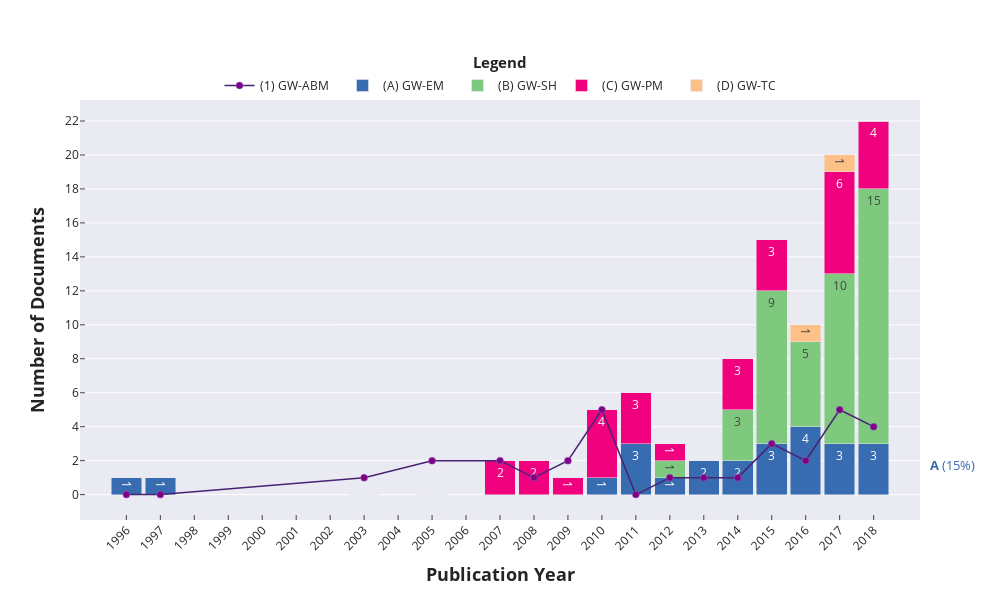
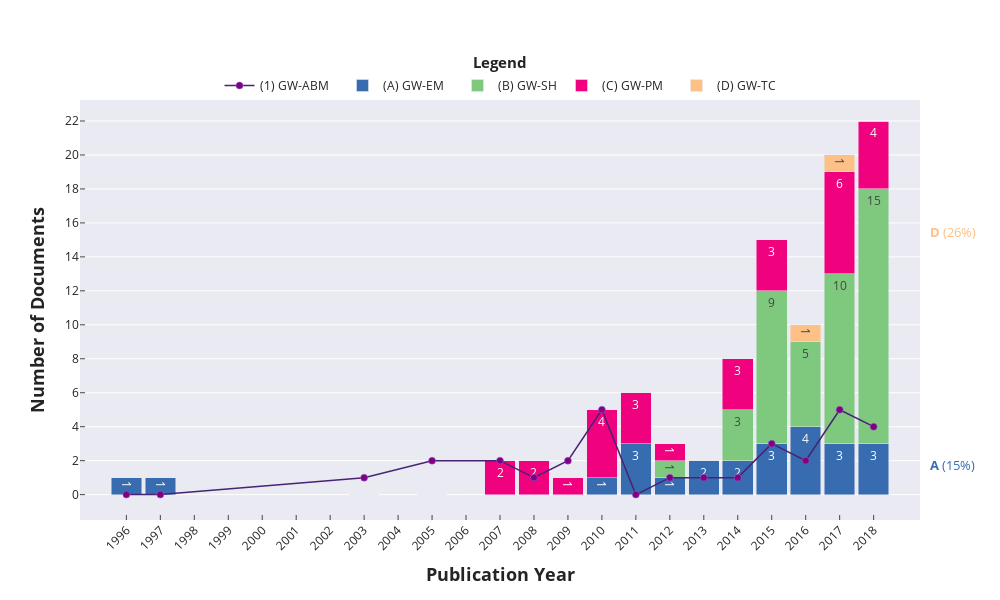
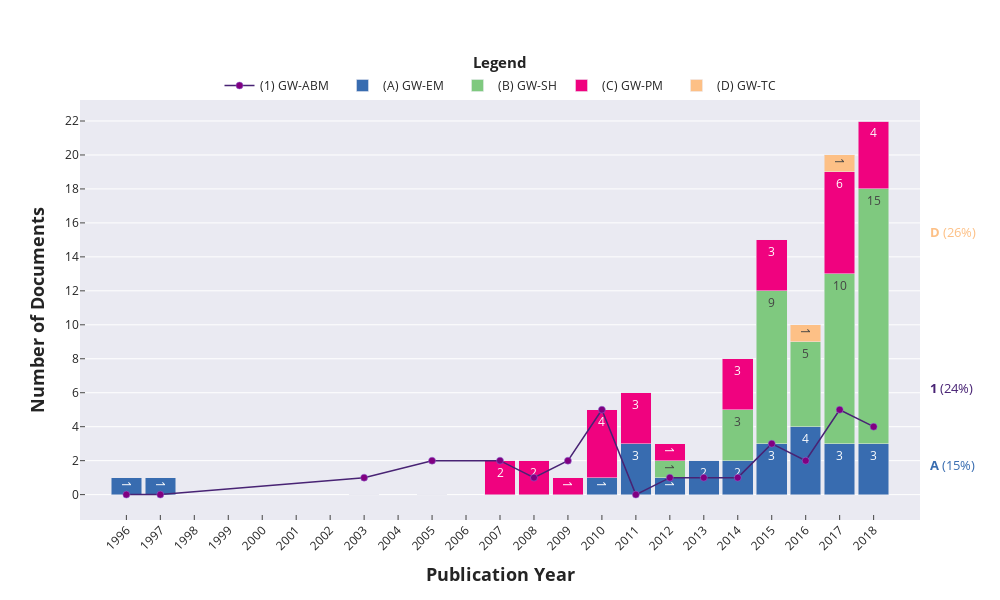
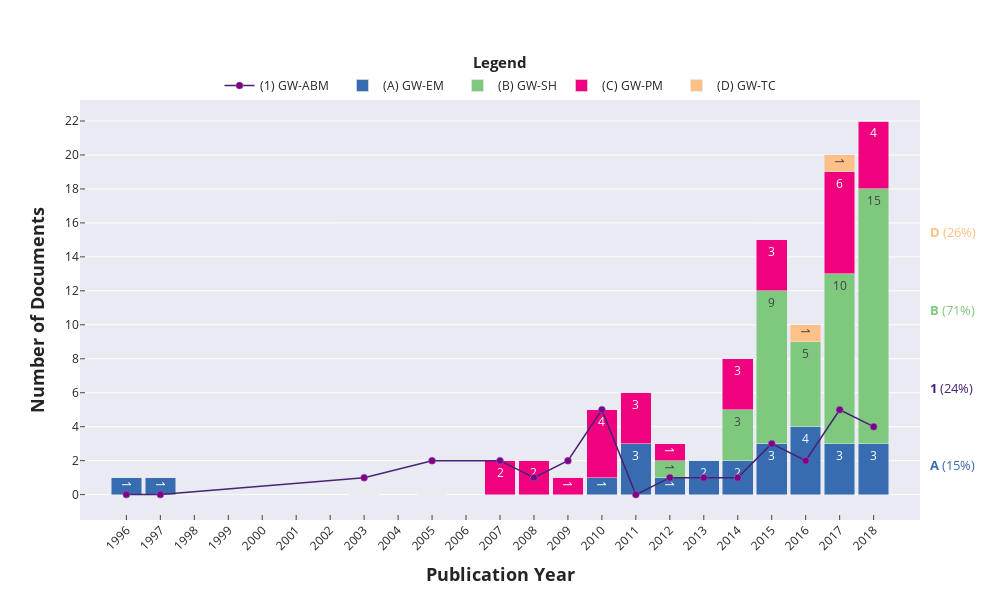

Notebook code cell kept with these figures, in order:
### Code cell
%config InlineBackend.figure_format ='retina'
years = list(range(1996, 2019))

trace1 = go.Bar(
                x = concat.index.values,
                y = concat["SH Count"],
                name = "(B) GW-SH",
                marker_color = colour_list[0],
                #width=0.3            
                text = concat['SH Count'])
                #textposition = "auto"

trace2 = go.Bar(
                x = concat.index.values,
                y = concat["TC Count"],
                name = "(D) GW-TC",
                marker_color = colour_list[1],
                text = concat['TC Count'])

trace3 = go.Bar(
                x = concat.index.values,
                y = concat['PM Count'],
                name = "(C) GW-PM   ",
                marker_color = colour_list[3],
                text = concat['PM Count'])


trace4 = go.Bar(
                x = concat.index.values,
                y = concat['EM Count'],
                name = '(A) GW-EM   ',
                marker_color = colour_list[2],
                text = concat['EM Count'])

trace5 = go.Scatter(
                x = concat.index.values,
                y = concat["GW_ABM Count"],
                mode = 'lines+markers',
                name = "(1) GW-ABM   ",
                text = concat['GW_ABM Count'],
                line = dict(color='rgb(72, 35, 116)', width=1.5),
                marker=dict(color='Purple',size=7,line=dict(color='MediumPurple',width=0.5)))

data = [trace5, trace4, trace1, trace3, trace2]

layout = go.Layout(width= 1000, height= 600,
              xaxis= dict(title= '<b>Publication Year<b>',ticklen= 5,tick0=1996,tickvals=years,zeroline=False,ticks = "inside", title_font=dict(size=18), showline=False, linewidth=1, linecolor='black', tickangle=-45, showgrid=False),
              yaxis= dict(title= '<b>Number of Documents<b>',tick0 = 0,dtick = 2,ticklen= 5,zeroline=False, ticks = "inside", title_font=dict(size=18),showline=False, linewidth=1, linecolor='black'),
              showlegend = True, legend=dict(traceorder='normal',orientation='h',yanchor='bottom',xanchor='center',y=1,x=0.5),
              annotations=[dict(x=0.5,y=1.12,align="right",valign="top",text='<b>Legend<b>',font=dict(size=15),showarrow=False,
              xref="paper",yref="paper",xanchor="center",yanchor="top")],template="seaborn",
              barmode='stack',bargap=0.1)
             
            
fig = go.Figure(data = data, layout = layout)

# EM = 3
fig.add_annotation(
    go.layout.Annotation(xref='paper',yref="paper",x=1.01,y=0.13,xanchor='left', yanchor='middle', text='<b>A</b> (15%)',font=dict(size=13,color=colour_list[2]),showarrow=False))
#fig.add_shape(
#        # Line Diagonal
#        go.layout.Shape(type="line",xref='paper',yref="paper",x0=0.945,x1=1.007,y1=0.13,y0=0.13,line=dict(color="rgb(31,119,180)",width=2)))
#

# TC = 6
fig.add_annotation(
    go.layout.Annotation(xref='paper',yref="paper",x=1.01,y=0.685,xanchor='left', yanchor='middle', text='<b>D</b> (26%)',font=dict(size=13,color=colour_list[1]),showarrow=False))

# GWABM = 2
fig.add_annotation(
    go.layout.Annotation(xref='paper',yref="paper",x=1.01,y=0.315,xanchor='left', yanchor='middle', text='<b>1</b> (24%)',font=dict(size=13,color='rgb(72, 35, 116)'),showarrow=False))

# SH = 4
fig.add_annotation(
    go.layout.Annotation(xref='paper',yref="paper",x=1.01,y=0.5,xanchor='left', yanchor='middle', text='<b>B</b> (71%)',font=dict(size=13,color=colour_list[0]),showarrow=False))

# PM = 5
fig.add_annotation(
    go.layout.Annotation(xref='paper',yref="paper",x=1.01,y=0.87,xanchor='left', yanchor='middle', text='<b>C</b> (25%)',font=dict(size=13,color=colour_list[3]),showarrow=False))



url = plot(fig, validate=False)
url
#"plotly", "plotly_white", "plotly_dark", "ggplot2", "seaborn", "simple_white", "none"

### Figure 1 — Plotly figure (JSON) as saved in the notebook; plotly's stock layout.template omitted (floating-point values rounded to 4 significant figures)
{"data": [{"line": {"color": "rgb(72, 35, 116)", "width": 1.5}, "marker": {"color": "Purple", "line": {"color": "MediumPurple", "width": 0.5}, "size": 7}, "mode": "lines+markers", "name": "(1) GW-ABM   ", "text": [0, 0, 1, 2, 2, 1, 2, 5, 0, 1, 1, 1, 3, 2, 5, 4], "type": "scatter", "x": [1996, 1997, 2003, 2005, 2007, 2008, 2009, 2010, 2011, 2012, 2013, 2014, 2015, 2016, 2017, 2018], "y": [0, 0, 1, 2, 2, 1, 2, 5, 0, 1, 1, 1, 3, 2, 5, 4]}, {"marker": {"color": "rgb(56, 108, 176)"}, "name": "(A) GW-EM   ", "text": [1, 1, 0, 0, 0, 0, 0, 1, 3, 1, 2, 2, 3, 4, 3, 3], "type": "bar", "x": [1996, 1997, 2003, 2005, 2007, 2008, 2009, 2010, 2011, 2012, 2013, 2014, 2015, 2016, 2017, 2018], "y": [1, 1, 0, 0, 0, 0, 0, 1, 3, 1, 2, 2, 3, 4, 3, 3]}, {"marker": {"color": "rgb(127, 201, 127)"}, "name": "(B) GW-SH", "text": [0, 0, 0, 0, 0, 0, 0, 0, 0, 1, 0, 3, 9, 5, 10, 15], "type": "bar", "x": [1996, 1997, 2003, 2005, 2007, 2008, 2009, 2010, 2011, 2012, 2013, 2014, 2015, 2016, 2017, 2018], "y": [0, 0, 0, 0, 0, 0, 0, 0, 0, 1, 0, 3, 9, 5, 10, 15]}, {"marker": {"color": "rgb(240, 2, 127)"}, "name": "(C) GW-PM   ", "text": [0, 0, 0, 0, 2, 2, 1, 4, 3, 1, 0, 3, 3, 0, 6, 4], "type": "bar", "x": [1996, 1997, 2003, 2005, 2007, 2008, 2009, 2010, 2011, 2012, 2013, 2014, 2015, 2016, 2017, 2018], "y": [0, 0, 0, 0, 2, 2, 1, 4, 3, 1, 0, 3, 3, 0, 6, 4]}, {"marker": {"color": "rgb(253, 192, 134)"}, "name": "(D) GW-TC", "text": [0, 0, 0, 0, 0, 0, 0, 0, 0, 0, 0, 0, 0, 1, 1, 0], "type": "bar", "x": [1996, 1997, 2003, 2005, 2007, 2008, 2009, 2010, 2011, 2012, 2013, 2014, 2015, 2016, 2017, 2018], "y": [0, 0, 0, 0, 0, 0, 0, 0, 0, 0, 0, 0, 0, 1, 1, 0]}], "layout": {"annotations": [{"align": "right", "font": {"size": 15}, "showarrow": false, "text": "<b>Legend<b>", "valign": "top", "x": 0.5, "xanchor": "center", "xref": "paper", "y": 1.12, "yanchor": "top", "yref": "paper"}, {"font": {"color": "rgb(56, 108, 176)", "size": 13}, "showarrow": false, "text": "<b>A</b> (15%)", "x": 1.01, "xanchor": "left", "xref": "paper", "y": 0.13, "yanchor": "middle", "yref": "paper"}], "bargap": 0.1, "barmode": "stack", "height": 600, "legend": {"orientation": "h", "traceorder": "normal", "x": 0.5, "xanchor": "center", "y": 1, "yanchor": "bottom"}, "showlegend": true, "width": 1000, "xaxis": {"linecolor": "black", "linewidth": 1, "showgrid": false, "showline": false, "tick0": 1996, "tickangle": -45, "ticklen": 5, "ticks": "inside", "tickvals": [1996, 1997, 1998, 1999, 2000, 2001, 2002, 2003, 2004, 2005, 2006, 2007, 2008, 2009, 2010, 2011, 2012, 2013, 2014, 2015, 2016, 2017, 2018], "title": {"font": {"size": 18}, "text": "<b>Publication Year<b>"}, "zeroline": false}, "yaxis": {"dtick": 2, "linecolor": "black", "linewidth": 1, "showline": false, "tick0": 0, "ticklen": 5, "ticks": "inside", "title": {"font": {"size": 18}, "text": "<b>Number of Documents<b>"}, "zeroline": false}}}

### Figure 2 — Plotly figure (JSON) as saved in the notebook; plotly's stock layout.template omitted (floating-point values rounded to 4 significant figures)
{"data": [{"line": {"color": "rgb(72, 35, 116)", "width": 1.5}, "marker": {"color": "Purple", "line": {"color": "MediumPurple", "width": 0.5}, "size": 7}, "mode": "lines+markers", "name": "(1) GW-ABM   ", "text": [0, 0, 1, 2, 2, 1, 2, 5, 0, 1, 1, 1, 3, 2, 5, 4], "type": "scatter", "x": [1996, 1997, 2003, 2005, 2007, 2008, 2009, 2010, 2011, 2012, 2013, 2014, 2015, 2016, 2017, 2018], "y": [0, 0, 1, 2, 2, 1, 2, 5, 0, 1, 1, 1, 3, 2, 5, 4]}, {"marker": {"color": "rgb(56, 108, 176)"}, "name": "(A) GW-EM   ", "text": [1, 1, 0, 0, 0, 0, 0, 1, 3, 1, 2, 2, 3, 4, 3, 3], "type": "bar", "x": [1996, 1997, 2003, 2005, 2007, 2008, 2009, 2010, 2011, 2012, 2013, 2014, 2015, 2016, 2017, 2018], "y": [1, 1, 0, 0, 0, 0, 0, 1, 3, 1, 2, 2, 3, 4, 3, 3]}, {"marker": {"color": "rgb(127, 201, 127)"}, "name": "(B) GW-SH", "text": [0, 0, 0, 0, 0, 0, 0, 0, 0, 1, 0, 3, 9, 5, 10, 15], "type": "bar", "x": [1996, 1997, 2003, 2005, 2007, 2008, 2009, 2010, 2011, 2012, 2013, 2014, 2015, 2016, 2017, 2018], "y": [0, 0, 0, 0, 0, 0, 0, 0, 0, 1, 0, 3, 9, 5, 10, 15]}, {"marker": {"color": "rgb(240, 2, 127)"}, "name": "(C) GW-PM   ", "text": [0, 0, 0, 0, 2, 2, 1, 4, 3, 1, 0, 3, 3, 0, 6, 4], "type": "bar", "x": [1996, 1997, 2003, 2005, 2007, 2008, 2009, 2010, 2011, 2012, 2013, 2014, 2015, 2016, 2017, 2018], "y": [0, 0, 0, 0, 2, 2, 1, 4, 3, 1, 0, 3, 3, 0, 6, 4]}, {"marker": {"color": "rgb(253, 192, 134)"}, "name": "(D) GW-TC", "text": [0, 0, 0, 0, 0, 0, 0, 0, 0, 0, 0, 0, 0, 1, 1, 0], "type": "bar", "x": [1996, 1997, 2003, 2005, 2007, 2008, 2009, 2010, 2011, 2012, 2013, 2014, 2015, 2016, 2017, 2018], "y": [0, 0, 0, 0, 0, 0, 0, 0, 0, 0, 0, 0, 0, 1, 1, 0]}], "layout": {"annotations": [{"align": "right", "font": {"size": 15}, "showarrow": false, "text": "<b>Legend<b>", "valign": "top", "x": 0.5, "xanchor": "center", "xref": "paper", "y": 1.12, "yanchor": "top", "yref": "paper"}, {"font": {"color": "rgb(56, 108, 176)", "size": 13}, "showarrow": false, "text": "<b>A</b> (15%)", "x": 1.01, "xanchor": "left", "xref": "paper", "y": 0.13, "yanchor": "middle", "yref": "paper"}, {"font": {"color": "rgb(253, 192, 134)", "size": 13}, "showarrow": false, "text": "<b>D</b> (26%)", "x": 1.01, "xanchor": "left", "xref": "paper", "y": 0.685, "yanchor": "middle", "yref": "paper"}], "bargap": 0.1, "barmode": "stack", "height": 600, "legend": {"orientation": "h", "traceorder": "normal", "x": 0.5, "xanchor": "center", "y": 1, "yanchor": "bottom"}, "showlegend": true, "width": 1000, "xaxis": {"linecolor": "black", "linewidth": 1, "showgrid": false, "showline": false, "tick0": 1996, "tickangle": -45, "ticklen": 5, "ticks": "inside", "tickvals": [1996, 1997, 1998, 1999, 2000, 2001, 2002, 2003, 2004, 2005, 2006, 2007, 2008, 2009, 2010, 2011, 2012, 2013, 2014, 2015, 2016, 2017, 2018], "title": {"font": {"size": 18}, "text": "<b>Publication Year<b>"}, "zeroline": false}, "yaxis": {"dtick": 2, "linecolor": "black", "linewidth": 1, "showline": false, "tick0": 0, "ticklen": 5, "ticks": "inside", "title": {"font": {"size": 18}, "text": "<b>Number of Documents<b>"}, "zeroline": false}}}

### Figure 3 — Plotly figure (JSON) as saved in the notebook; plotly's stock layout.template omitted (floating-point values rounded to 4 significant figures)
{"data": [{"line": {"color": "rgb(72, 35, 116)", "width": 1.5}, "marker": {"color": "Purple", "line": {"color": "MediumPurple", "width": 0.5}, "size": 7}, "mode": "lines+markers", "name": "(1) GW-ABM   ", "text": [0, 0, 1, 2, 2, 1, 2, 5, 0, 1, 1, 1, 3, 2, 5, 4], "type": "scatter", "x": [1996, 1997, 2003, 2005, 2007, 2008, 2009, 2010, 2011, 2012, 2013, 2014, 2015, 2016, 2017, 2018], "y": [0, 0, 1, 2, 2, 1, 2, 5, 0, 1, 1, 1, 3, 2, 5, 4]}, {"marker": {"color": "rgb(56, 108, 176)"}, "name": "(A) GW-EM   ", "text": [1, 1, 0, 0, 0, 0, 0, 1, 3, 1, 2, 2, 3, 4, 3, 3], "type": "bar", "x": [1996, 1997, 2003, 2005, 2007, 2008, 2009, 2010, 2011, 2012, 2013, 2014, 2015, 2016, 2017, 2018], "y": [1, 1, 0, 0, 0, 0, 0, 1, 3, 1, 2, 2, 3, 4, 3, 3]}, {"marker": {"color": "rgb(127, 201, 127)"}, "name": "(B) GW-SH", "text": [0, 0, 0, 0, 0, 0, 0, 0, 0, 1, 0, 3, 9, 5, 10, 15], "type": "bar", "x": [1996, 1997, 2003, 2005, 2007, 2008, 2009, 2010, 2011, 2012, 2013, 2014, 2015, 2016, 2017, 2018], "y": [0, 0, 0, 0, 0, 0, 0, 0, 0, 1, 0, 3, 9, 5, 10, 15]}, {"marker": {"color": "rgb(240, 2, 127)"}, "name": "(C) GW-PM   ", "text": [0, 0, 0, 0, 2, 2, 1, 4, 3, 1, 0, 3, 3, 0, 6, 4], "type": "bar", "x": [1996, 1997, 2003, 2005, 2007, 2008, 2009, 2010, 2011, 2012, 2013, 2014, 2015, 2016, 2017, 2018], "y": [0, 0, 0, 0, 2, 2, 1, 4, 3, 1, 0, 3, 3, 0, 6, 4]}, {"marker": {"color": "rgb(253, 192, 134)"}, "name": "(D) GW-TC", "text": [0, 0, 0, 0, 0, 0, 0, 0, 0, 0, 0, 0, 0, 1, 1, 0], "type": "bar", "x": [1996, 1997, 2003, 2005, 2007, 2008, 2009, 2010, 2011, 2012, 2013, 2014, 2015, 2016, 2017, 2018], "y": [0, 0, 0, 0, 0, 0, 0, 0, 0, 0, 0, 0, 0, 1, 1, 0]}], "layout": {"annotations": [{"align": "right", "font": {"size": 15}, "showarrow": false, "text": "<b>Legend<b>", "valign": "top", "x": 0.5, "xanchor": "center", "xref": "paper", "y": 1.12, "yanchor": "top", "yref": "paper"}, {"font": {"color": "rgb(56, 108, 176)", "size": 13}, "showarrow": false, "text": "<b>A</b> (15%)", "x": 1.01, "xanchor": "left", "xref": "paper", "y": 0.13, "yanchor": "middle", "yref": "paper"}, {"font": {"color": "rgb(253, 192, 134)", "size": 13}, "showarrow": false, "text": "<b>D</b> (26%)", "x": 1.01, "xanchor": "left", "xref": "paper", "y": 0.685, "yanchor": "middle", "yref": "paper"}, {"font": {"color": "rgb(72, 35, 116)", "size": 13}, "showarrow": false, "text": "<b>1</b> (24%)", "x": 1.01, "xanchor": "left", "xref": "paper", "y": 0.315, "yanchor": "middle", "yref": "paper"}], "bargap": 0.1, "barmode": "stack", "height": 600, "legend": {"orientation": "h", "traceorder": "normal", "x": 0.5, "xanchor": "center", "y": 1, "yanchor": "bottom"}, "showlegend": true, "width": 1000, "xaxis": {"linecolor": "black", "linewidth": 1, "showgrid": false, "showline": false, "tick0": 1996, "tickangle": -45, "ticklen": 5, "ticks": "inside", "tickvals": [1996, 1997, 1998, 1999, 2000, 2001, 2002, 2003, 2004, 2005, 2006, 2007, 2008, 2009, 2010, 2011, 2012, 2013, 2014, 2015, 2016, 2017, 2018], "title": {"font": {"size": 18}, "text": "<b>Publication Year<b>"}, "zeroline": false}, "yaxis": {"dtick": 2, "linecolor": "black", "linewidth": 1, "showline": false, "tick0": 0, "ticklen": 5, "ticks": "inside", "title": {"font": {"size": 18}, "text": "<b>Number of Documents<b>"}, "zeroline": false}}}

### Figure 4 — Plotly figure (JSON) as saved in the notebook; plotly's stock layout.template omitted (floating-point values rounded to 4 significant figures)
{"data": [{"line": {"color": "rgb(72, 35, 116)", "width": 1.5}, "marker": {"color": "Purple", "line": {"color": "MediumPurple", "width": 0.5}, "size": 7}, "mode": "lines+markers", "name": "(1) GW-ABM   ", "text": [0, 0, 1, 2, 2, 1, 2, 5, 0, 1, 1, 1, 3, 2, 5, 4], "type": "scatter", "x": [1996, 1997, 2003, 2005, 2007, 2008, 2009, 2010, 2011, 2012, 2013, 2014, 2015, 2016, 2017, 2018], "y": [0, 0, 1, 2, 2, 1, 2, 5, 0, 1, 1, 1, 3, 2, 5, 4]}, {"marker": {"color": "rgb(56, 108, 176)"}, "name": "(A) GW-EM   ", "text": [1, 1, 0, 0, 0, 0, 0, 1, 3, 1, 2, 2, 3, 4, 3, 3], "type": "bar", "x": [1996, 1997, 2003, 2005, 2007, 2008, 2009, 2010, 2011, 2012, 2013, 2014, 2015, 2016, 2017, 2018], "y": [1, 1, 0, 0, 0, 0, 0, 1, 3, 1, 2, 2, 3, 4, 3, 3]}, {"marker": {"color": "rgb(127, 201, 127)"}, "name": "(B) GW-SH", "text": [0, 0, 0, 0, 0, 0, 0, 0, 0, 1, 0, 3, 9, 5, 10, 15], "type": "bar", "x": [1996, 1997, 2003, 2005, 2007, 2008, 2009, 2010, 2011, 2012, 2013, 2014, 2015, 2016, 2017, 2018], "y": [0, 0, 0, 0, 0, 0, 0, 0, 0, 1, 0, 3, 9, 5, 10, 15]}, {"marker": {"color": "rgb(240, 2, 127)"}, "name": "(C) GW-PM   ", "text": [0, 0, 0, 0, 2, 2, 1, 4, 3, 1, 0, 3, 3, 0, 6, 4], "type": "bar", "x": [1996, 1997, 2003, 2005, 2007, 2008, 2009, 2010, 2011, 2012, 2013, 2014, 2015, 2016, 2017, 2018], "y": [0, 0, 0, 0, 2, 2, 1, 4, 3, 1, 0, 3, 3, 0, 6, 4]}, {"marker": {"color": "rgb(253, 192, 134)"}, "name": "(D) GW-TC", "text": [0, 0, 0, 0, 0, 0, 0, 0, 0, 0, 0, 0, 0, 1, 1, 0], "type": "bar", "x": [1996, 1997, 2003, 2005, 2007, 2008, 2009, 2010, 2011, 2012, 2013, 2014, 2015, 2016, 2017, 2018], "y": [0, 0, 0, 0, 0, 0, 0, 0, 0, 0, 0, 0, 0, 1, 1, 0]}], "layout": {"annotations": [{"align": "right", "font": {"size": 15}, "showarrow": false, "text": "<b>Legend<b>", "valign": "top", "x": 0.5, "xanchor": "center", "xref": "paper", "y": 1.12, "yanchor": "top", "yref": "paper"}, {"font": {"color": "rgb(56, 108, 176)", "size": 13}, "showarrow": false, "text": "<b>A</b> (15%)", "x": 1.01, "xanchor": "left", "xref": "paper", "y": 0.13, "yanchor": "middle", "yref": "paper"}, {"font": {"color": "rgb(253, 192, 134)", "size": 13}, "showarrow": false, "text": "<b>D</b> (26%)", "x": 1.01, "xanchor": "left", "xref": "paper", "y": 0.685, "yanchor": "middle", "yref": "paper"}, {"font": {"color": "rgb(72, 35, 116)", "size": 13}, "showarrow": false, "text": "<b>1</b> (24%)", "x": 1.01, "xanchor": "left", "xref": "paper", "y": 0.315, "yanchor": "middle", "yref": "paper"}, {"font": {"color": "rgb(127, 201, 127)", "size": 13}, "showarrow": false, "text": "<b>B</b> (71%)", "x": 1.01, "xanchor": "left", "xref": "paper", "y": 0.5, "yanchor": "middle", "yref": "paper"}], "bargap": 0.1, "barmode": "stack", "height": 600, "legend": {"orientation": "h", "traceorder": "normal", "x": 0.5, "xanchor": "center", "y": 1, "yanchor": "bottom"}, "showlegend": true, "width": 1000, "xaxis": {"linecolor": "black", "linewidth": 1, "showgrid": false, "showline": false, "tick0": 1996, "tickangle": -45, "ticklen": 5, "ticks": "inside", "tickvals": [1996, 1997, 1998, 1999, 2000, 2001, 2002, 2003, 2004, 2005, 2006, 2007, 2008, 2009, 2010, 2011, 2012, 2013, 2014, 2015, 2016, 2017, 2018], "title": {"font": {"size": 18}, "text": "<b>Publication Year<b>"}, "zeroline": false}, "yaxis": {"dtick": 2, "linecolor": "black", "linewidth": 1, "showline": false, "tick0": 0, "ticklen": 5, "ticks": "inside", "title": {"font": {"size": 18}, "text": "<b>Number of Documents<b>"}, "zeroline": false}}}
